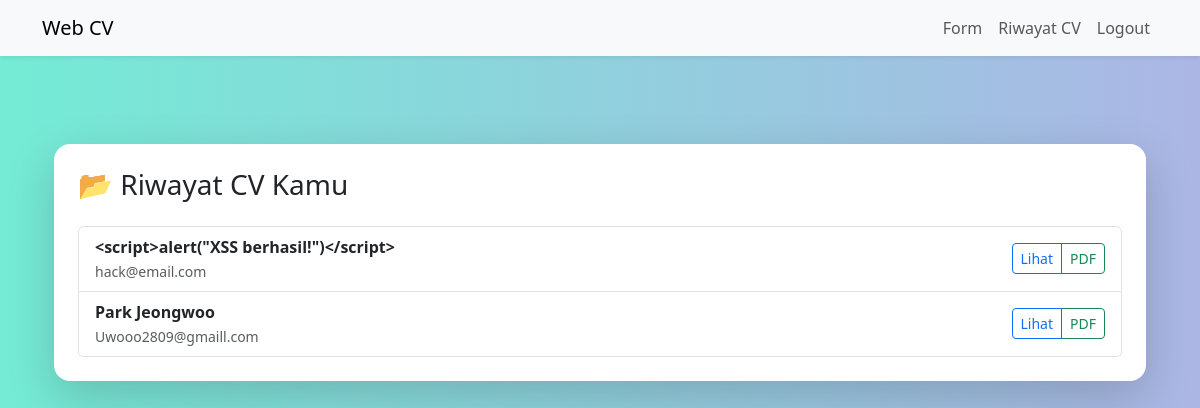
Page /list (signed in) on the committed database.
### tables this page shows
CREATE TABLE cv (
    id              INTEGER PRIMARY KEY AUTOINCREMENT,
    user_id         INTEGER NOT NULL,
    name            TEXT NOT NULL,
    email           TEXT NOT NULL,
    phone           TEXT,
    address         TEXT,
    linkedin        TEXT,
    github          TEXT,
    summary         TEXT,
    education       TEXT,
    experience      TEXT,
    projects        TEXT,
    certifications  TEXT,
    skills          TEXT,
    languages       TEXT,
    photo_url       TEXT,
    FOREIGN KEY (user_id) REFERENCES user(id)
);

### app.py (the view)
@app.route('/list')
@login_required
def list_cv():
    conn = get_db()
    cvs = conn.execute('SELECT id,name,email FROM cv WHERE user_id=? ORDER BY id DESC', (current_user.id,)).fetchall()
    conn.close()
    return render_template('cv_list.html', cvs=cvs)

### app.py (called while the page is built)
@app.after_request
def remove_frame_options(response):
    response.headers.pop('X-Frame-Options', None)
    return response

@login_manager.user_loader
def load_user(user_id):
    conn = sqlite3.connect(DB_PATH)
    cur = conn.execute('SELECT id, username FROM user WHERE id = ?', (user_id,))
    row = cur.fetchone()
    conn.close()
    return User(*row) if row else None

def get_db():
    conn = sqlite3.connect(DB_PATH)
    conn.row_factory = sqlite3.Row
    return conn

### templates/cv_list.html (shortened to what this page needs)
{% extends 'base.html' %}
{% block content %}
<div class="container py-5">
  <div class="card shadow-lg border-0 rounded-4 p-4">
    <h3 class="mb-4">📂 Riwayat CV Kamu</h3>
    {% if cvs %}
      <ul class="list-group">
        {% for cv in cvs %}
        <li class="list-group-item d-flex justify-content-between align-items-center">
          <div>
            <strong>{{ cv.name }}</strong><br>
            <small class="text-muted">{{ cv.email }}</small>
          </div>
          <div class="btn-group btn-group-sm">
            <a href="/cv/{{ cv.id }}" class="btn btn-outline-primary">Lihat</a>
            <a href="/cv/{{ cv.id }}/pdf" class="btn btn-outline-success">PDF</a>
          </div>
        </li>
        {% endfor %}
      </ul>
    {% else %}
      <div class="alert alert-info">Belum ada CV yang disimpan.</div>
    {% endif %}
  </div>
</div>
{% endblock %}

### templates/base.html (shortened to what this page needs)
<!DOCTYPE html>
<html lang="id">
<head>
  <link href="https://cdn.jsdelivr.net/npm/bootstrap@5.3.3/dist/css/bootstrap.min.css" rel="stylesheet">
  <link rel="stylesheet" href="{{ url_for('static', filename='style.css') }}">
</head>
<body>
  {% if request.path != '/login' and not hide_nav %}
  <nav class="navbar navbar-expand-lg navbar-light bg-light shadow-sm">
    <div class="container">
      <a class="navbar-brand" href="/">Web CV</a>
      <div class="collapse navbar-collapse">
        <ul class="navbar-nav ms-auto">
          {% if current_user.is_authenticated %}
            <li class="nav-item"><a class="nav-link" href="/form">Form</a></li>
            <li class="nav-item"><a class="nav-link" href="/list">Riwayat CV</a></li>
            <li class="nav-item"><a class="nav-link" href="/logout">Logout</a></li>
          {% else %}
            <li class="nav-item"><a class="nav-link" href="/login">Login</a></li>
          {% endif %}
        </ul>
      </div>
    </div>
  </nav>
  {% endif %}
  <div class="container py-4">
    {% block content %}{% endblock %}
  </div>
</body>
</html>

### static/style.css (style rules this page uses)
body { font-family: 'Segoe UI', sans-serif; background: linear-gradient(to right, #74ebd5, #acb6e5); margin: 0; padding: 0; }

### rows in the picture
cv: name "<script>alert(\"XSS berhasil!\")</script>", email "hack@email.com"
cv: name "Park Jeongwoo", email "Uwooo2809@gmaill.com"
